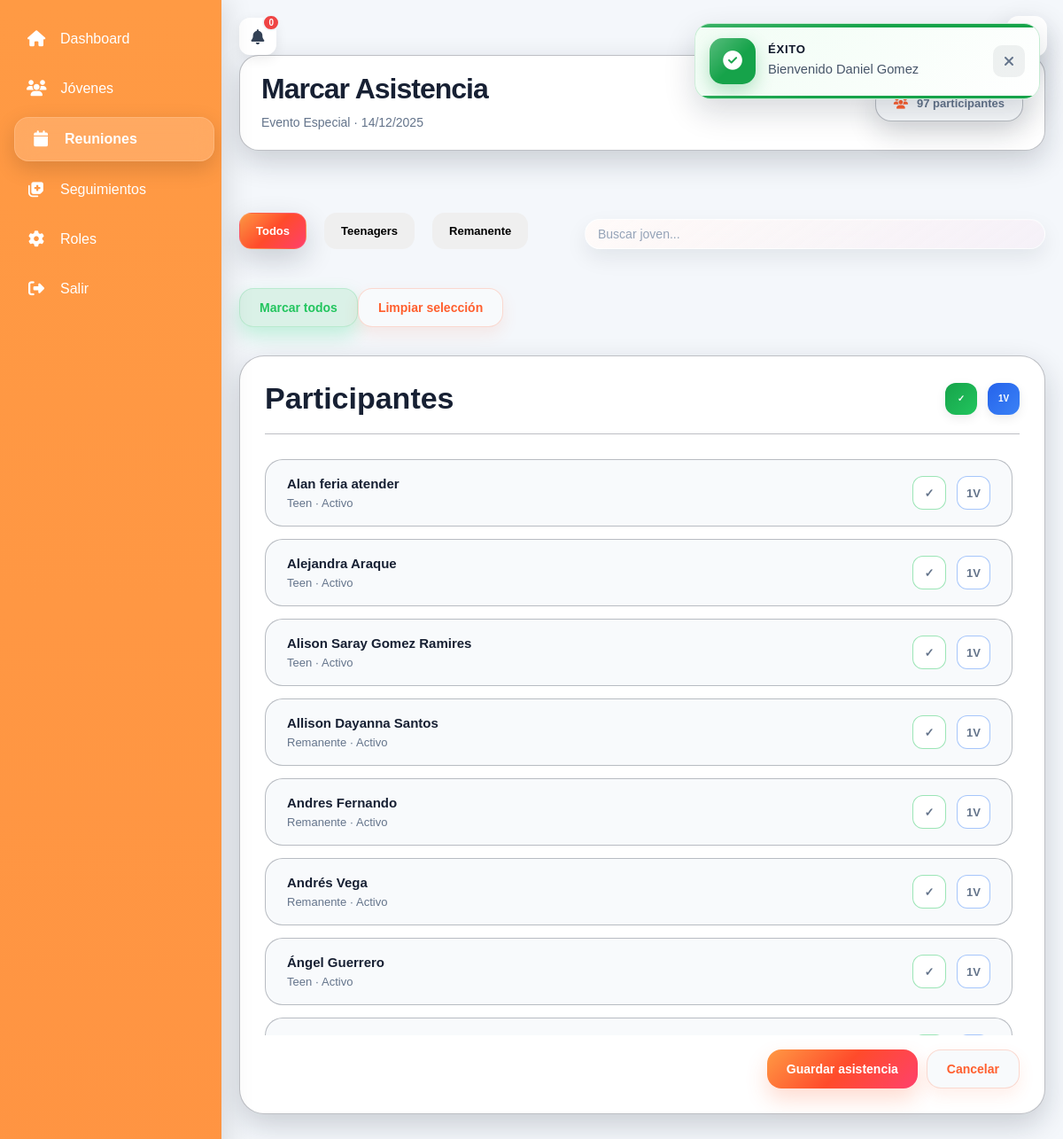
Page /views/reuniones/marcar.php?reunion_id=17 (signed in) on the committed database.
### tables this page shows
CREATE TABLE `reuniones` (
  `id` int(11) NOT NULL,
  `tipo` varchar(50) DEFAULT NULL,
  `titulo` varchar(150) NOT NULL,
  `fecha` date NOT NULL,
  `descripcion` text DEFAULT NULL,
  `creado_por` int(11) DEFAULT NULL,
  `fecha_creacion` timestamp NOT NULL DEFAULT current_timestamp()
);

CREATE TABLE `jovenes` (
  `id` int(11) NOT NULL,
  `nombre_completo` varchar(150) NOT NULL,
  `fecha_nacimiento` date DEFAULT NULL,
  `telefono` varchar(20) DEFAULT NULL,
  `estado_espiritual` enum('NUEVO','CONGREGANTE','DISCIPULADO','SERVIDOR','LIDER') DEFAULT NULL,
  `fecha_ingreso` date NOT NULL,
  `estado_actividad` enum('ACTIVO','INACTIVO','ELIMINADO') DEFAULT 'ACTIVO',
  `ultima_actividad` datetime DEFAULT NULL,
  `lider_id` int(11) DEFAULT NULL,
  `observaciones` text DEFAULT NULL,
  `es_servidor` tinyint(1) DEFAULT 0,
  `fecha_creacion` timestamp NOT NULL DEFAULT current_timestamp(),
  `edad` int(11) DEFAULT NULL,
  `fecha_actualizacion_edad` date DEFAULT NULL,
  `edad_manual` int(11) DEFAULT NULL,
  `genero` varchar(20) DEFAULT NULL,
  `activo` tinyint(1) GENERATED ALWAYS AS (`estado_actividad` = 'ACTIVO') STORED,
  `discipulado_activo` tinyint(1) DEFAULT 0,
  `discipulado_inicio` date DEFAULT NULL,
  `discipulado_fin` date DEFAULT NULL,
  `es_nuevo` tinyint(1) DEFAULT 0,
  `estado_proceso` enum('INICIO','CRECIMIENTO','MADURO') DEFAULT 'INICIO',
  `discipulado_estado` enum('NO','EN_PROCESO','COMPLETADO') DEFAULT 'NO'
);

### views/reuniones/marcar.php (the view, shortened to what this page needs)
<?php
require_once __DIR__ . "/../../config/conexion.php";
$reunion_id = $_GET["reunion_id"] ?? null;
$stmt = $pdo->prepare("
    SELECT *
    FROM reuniones
    WHERE id = ?
");
$stmt->execute([
    $reunion_id
]);
$reunion = $stmt->fetch(
    PDO::FETCH_ASSOC
);
$tipoBonito = match ($reunion["tipo"]) {
    "REUNION_JOVENES" =>
        "Reunión Jóvenes",
    "GRUPO_CONEXION" =>
        "Grupo Conexión",
    "DISCIPULADO" =>
        "Discipulado",
    "EVENTO_ESPECIAL" =>
        "Evento Especial",
    default =>
        $reunion["tipo"]
};
$jovenes = $pdo->query("
    SELECT
        id,
        nombre_completo,
        TIMESTAMPDIFF(
            YEAR,
            fecha_nacimiento,
            CURDATE()
        ) AS edad,
        estado_actividad
    FROM jovenes
    WHERE estado_actividad IN (
        'ACTIVO',
        'INACTIVO'
    )
    ORDER BY nombre_completo ASC
")->fetchAll(PDO::FETCH_ASSOC);
require_once __DIR__ . "/../../includes/header.php";
?>
<div class="marcar">
    <div class="page-header">
        <div class="page-header-left">
            <h1 class="page-title">
                Marcar Asistencia
            </h1>
            <div class="page-subtitle">
                <?= $tipoBonito ?>
                ·
                <?= date(
                    "d/m/Y",
                    strtotime($reunion["fecha"])
                ) ?>
            </div>
        </div>
        <div class="page-header-right">
            <div class="attendance-total">
                <i class="fa-solid fa-users"></i>
                <span>
                    <?= count($jovenes) ?> participantes
                </span>
            </div>
        </div>
    </div>
 <form
    method="POST"
    action="<?= BASE_URL ?>/controllers/asistenciaController.php"
>
    <div class="marcar-toolbar">
        <div class="filters-bar marcar-filters">
            <button
                type="button"
                class="filter-chip filter-chip--active"
                data-filter="todos"
            >
                Todos
            </button>
            <button
                type="button"
                class="filter-chip"
                data-filter="teen"
            >
                Teenagers
            </button>
            <button
                type="button"
                class="filter-chip"
                data-filter="remanente"
            >
                Remanente
            </button>
        </div>
        <div class="search-bar marcar-search">
            <input
                type="text"
                id="buscadorJovenes"
                class="search-input"
                placeholder="Buscar joven..."
            >
        </div>
        <div class="btn-group marcar-buttons">
            <button
                type="button"
                id="checkAll"
                class="btn btn-success"
            >
                Marcar todos
            </button>
            <button
                type="button"
                id="uncheckAll"
                class="btn btn-secondary"
            >
                Limpiar selección
            </button>
        </div>
    </div>
<div class="attendance-section">
<div class="attendance-section-header">
    <h3>
        Participantes
    </h3>
    <div class="attendance-head-actions">
        <span title="Asistencia">
            ✓
        </span>
        <span title="Primera vez en esta reunión">
            1V
        </span>
    </div>
</div>
<div class="lista">
   <?php foreach ($jovenes as $j): ?>
    <?php
    $grupoEdad =
        (
            (int)($j["edad"] ?? 0) >= 15
            &&
            (int)($j["edad"] ?? 0) <= 17
        )
        ? "teen"
        : "remanente";
    ?>
    <div
        class="attendance-card"
        data-edad="<?= htmlspecialchars($grupoEdad) ?>"
    >
        <div class="info">
            <strong>
                <?= htmlspecialchars(
                    $j["nombre_completo"] ?? ""
                ) ?>
            </strong>
            <small>
                <?= ucfirst($grupoEdad) ?>
                ·
                <?= ucfirst(
                    strtolower(
                        $j["estado_actividad"] ?? ""
                    )
                ) ?>
            </small>
        </div>
      <div class="checks-grid">
<label
    title="Asistencia"
    class="attendance-check"
>
    <span>
        ✓
    </span>
</label>
<label
    title="Primera vez en esta reunión"
    class="attendance-check"
>
    <span>
        1V
    </span>
</label>
</div>
    </div>
<?php endforeach; ?>
</div>
<div class="form-actions">
    <button
        type="submit"
        class="btn btn-primary"
    >
        Guardar asistencia
    </button>
    <a
        href="index.php"
        class="btn btn-secondary"
    >
        Cancelar
    </a>
</div>
</form>
</div>
<?php require_once __DIR__ . "/../../includes/footer.php"; ?>

### rows in the picture
reuniones: tipo "Evento Especial", fecha "14/12/2025"
jovenes: nombre_completo "Alan feria atender", grupoEdad "Teen", estado_actividad "Activo"
jovenes: nombre_completo "Alejandra Araque", grupoEdad "Teen", estado_actividad "Activo"
jovenes: nombre_completo "Alison Saray Gomez Ramires", grupoEdad "Teen", estado_actividad "Activo"
jovenes: nombre_completo "Allison Dayanna Santos", grupoEdad "Remanente", estado_actividad "Activo"
jovenes: nombre_completo "Andres Fernando", grupoEdad "Remanente", estado_actividad "Activo"
jovenes: nombre_completo "Andrés Vega", grupoEdad "Remanente", estado_actividad "Activo"
jovenes: nombre_completo "Ángel Guerrero", grupoEdad "Teen", estado_actividad "Activo"

### other values in the picture
$totalNotificaciones "0"
$mensaje "Bienvenido Daniel Gomez"
count($jovenes) "97"
